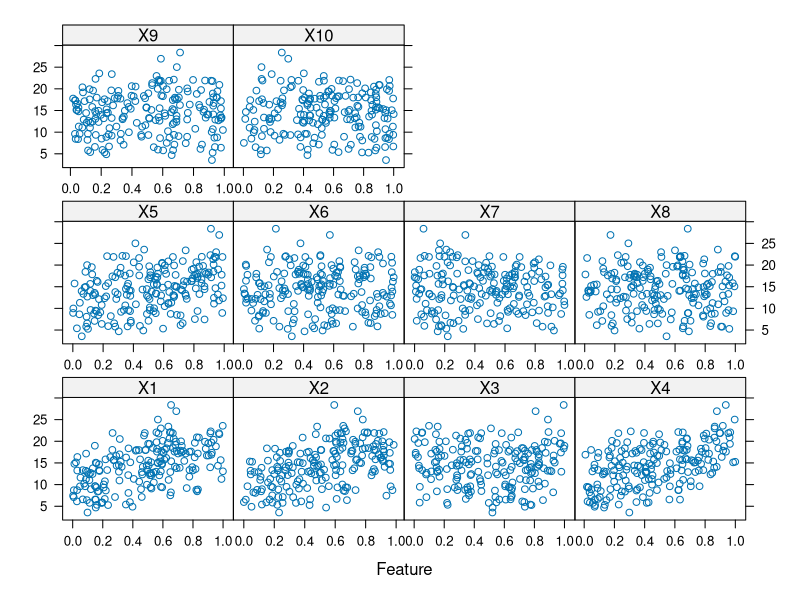
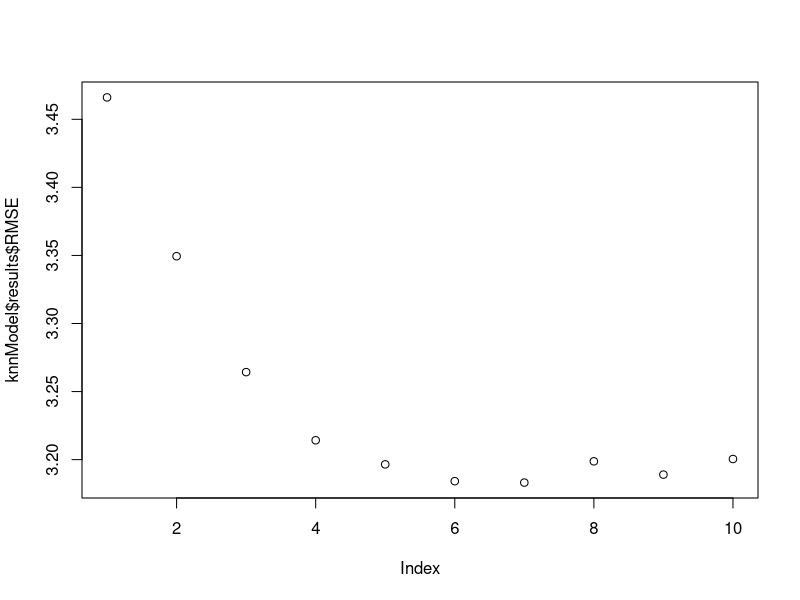

Write the R code that produced these figures, in order.
## ---- chunk 1
library(mlbench)
library(caret)
library(earth)
set.seed(200)
trainingData <- mlbench.friedman1(200, sd = 1)
df = as.data.frame(trainingData)
head(df)
trainingData$x <- data.frame(trainingData$x)
featurePlot(trainingData$x, trainingData$y)
## ---- chunk 2
testData <- mlbench.friedman1(5000, sd = 1)
testData$x <- data.frame(testData$x)

## ---- chunk 3
knnModel <- train(x = trainingData$x, 
                  y = trainingData$y, 
                  method = "knn", preProc =                             c("center", "scale"), 
                  tuneLength = 10)
plot(knnModel$results$RMSE)
## ---- chunk 4
library(earth)
mars <- earth(trainingData$x, trainingData$y)
